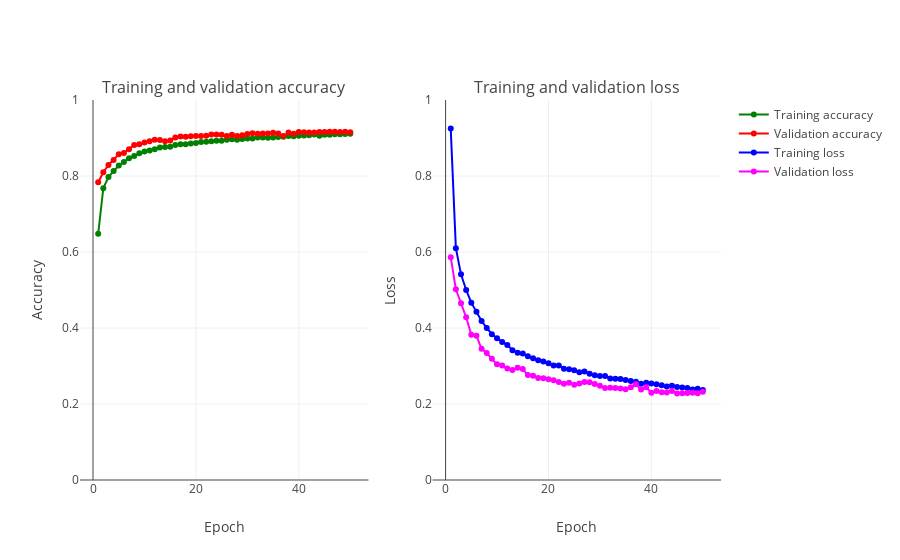

The notebook cell saved with this chart:
### Markdown cell above
## Model with added droupout evaluation

After adding the Dropout layers, the validation accuracy and validation loss are much better. Let's check now the prediction for the test set.

Let's re-evaluate the test prediction accuracy with the new model.

### Code cell
plot_accuracy_and_loss(train_model)

score = model.evaluate(X_test, y_test, verbose=0)
print('Test loss:', score[0])
print('Test accuracy:', score[1])

### Figure 1 — Plotly figure (JSON) as saved in the notebook; plotly's stock layout.template omitted (floating-point values rounded to 4 significant figures)
{"data": [{"marker": {"color": "Green"}, "mode": "markers+lines", "name": "Training accuracy", "text": ["1", "2", "3", "4", "5", "6", "7", "8", "9", "10", "11", "12", "13", "14", "15", "16", "17", "18", "19", "20", "21", "22", "23", "24", "25", "26", "27", "28", "29", "30", "31", "32", "33", "34", "35", "36", "37", "38", "39", "40", "41", "42", "43", "44", "45", "46", "47", "48", "49", "50"], "type": "scatter", "uid": "67a63fc2-4d7f-11ea-8c05-c7e91f75b6a7", "x": [1, 2, 3, 4, 5, 6, 7, 8, 9, 10, 11, 12, 13, 14, 15, 16, 17, 18, 19, 20, 21, 22, 23, 24, 25, 26, 27, 28, 29, 30, 31, 32, 33, 34, 35, 36, 37, 38, 39, 40, 41, 42, 43, 44, 45, 46, 47, 48, 49, 50], "xaxis": "x", "y": [0.6479, 0.768, 0.7974, 0.8134, 0.8273, 0.8369, 0.8469, 0.853, 0.8598, 0.8644, 0.8671, 0.8707, 0.8748, 0.8763, 0.8771, 0.8818, 0.8838, 0.8836, 0.8857, 0.8866, 0.8891, 0.8903, 0.8918, 0.8929, 0.8929, 0.8954, 0.8968, 0.8954, 0.8976, 0.899, 0.8985, 0.9015, 0.9013, 0.9005, 0.9013, 0.9029, 0.9034, 0.9056, 0.9047, 0.9062, 0.9064, 0.9071, 0.909, 0.9061, 0.9084, 0.9083, 0.9096, 0.9101, 0.9105, 0.9113], "yaxis": "y"}, {"marker": {"color": "Red"}, "mode": "markers+lines", "name": "Validation accuracy", "text": ["1", "2", "3", "4", "5", "6", "7", "8", "9", "10", "11", "12", "13", "14", "15", "16", "17", "18", "19", "20", "21", "22", "23", "24", "25", "26", "27", "28", "29", "30", "31", "32", "33", "34", "35", "36", "37", "38", "39", "40", "41", "42", "43", "44", "45", "46", "47", "48", "49", "50"], "type": "scatter", "uid": "67a73efe-4d7f-11ea-8c05-c7e91f75b6a7", "x": [1, 2, 3, 4, 5, 6, 7, 8, 9, 10, 11, 12, 13, 14, 15, 16, 17, 18, 19, 20, 21, 22, 23, 24, 25, 26, 27, 28, 29, 30, 31, 32, 33, 34, 35, 36, 37, 38, 39, 40, 41, 42, 43, 44, 45, 46, 47, 48, 49, 50], "xaxis": "x", "y": [0.7835, 0.8097, 0.829, 0.8423, 0.857, 0.8608, 0.8701, 0.8814, 0.8835, 0.8879, 0.8912, 0.8951, 0.8947, 0.8916, 0.8936, 0.9013, 0.9041, 0.9033, 0.9048, 0.9053, 0.9055, 0.906, 0.909, 0.909, 0.9083, 0.9052, 0.9088, 0.9054, 0.9074, 0.9107, 0.9127, 0.9112, 0.9117, 0.9119, 0.9138, 0.912, 0.9052, 0.9143, 0.9109, 0.916, 0.9154, 0.9142, 0.9147, 0.9156, 0.9161, 0.9166, 0.9168, 0.9157, 0.9165, 0.9152], "yaxis": "y"}, {"marker": {"color": "Blue"}, "mode": "markers+lines", "name": "Training loss", "text": ["1", "2", "3", "4", "5", "6", "7", "8", "9", "10", "11", "12", "13", "14", "15", "16", "17", "18", "19", "20", "21", "22", "23", "24", "25", "26", "27", "28", "29", "30", "31", "32", "33", "34", "35", "36", "37", "38", "39", "40", "41", "42", "43", "44", "45", "46", "47", "48", "49", "50"], "type": "scatter", "uid": "67a83200-4d7f-11ea-8c05-c7e91f75b6a7", "x": [1, 2, 3, 4, 5, 6, 7, 8, 9, 10, 11, 12, 13, 14, 15, 16, 17, 18, 19, 20, 21, 22, 23, 24, 25, 26, 27, 28, 29, 30, 31, 32, 33, 34, 35, 36, 37, 38, 39, 40, 41, 42, 43, 44, 45, 46, 47, 48, 49, 50], "xaxis": "x2", "y": [0.9253, 0.6102, 0.5411, 0.4999, 0.4666, 0.4425, 0.4184, 0.4003, 0.3837, 0.373, 0.3628, 0.3555, 0.3417, 0.3347, 0.3332, 0.3256, 0.3203, 0.3151, 0.3119, 0.307, 0.3013, 0.3014, 0.2931, 0.2915, 0.2888, 0.2837, 0.2857, 0.2797, 0.2758, 0.2735, 0.2739, 0.2668, 0.2664, 0.2659, 0.263, 0.2607, 0.2588, 0.2534, 0.2558, 0.2536, 0.2519, 0.2495, 0.2458, 0.2483, 0.2445, 0.2434, 0.2421, 0.2383, 0.2402, 0.2369], "yaxis": "y2"}, {"marker": {"color": "Magenta"}, "mode": "markers+lines", "name": "Validation loss", "text": ["1", "2", "3", "4", "5", "6", "7", "8", "9", "10", "11", "12", "13", "14", "15", "16", "17", "18", "19", "20", "21", "22", "23", "24", "25", "26", "27", "28", "29", "30", "31", "32", "33", "34", "35", "36", "37", "38", "39", "40", "41", "42", "43", "44", "45", "46", "47", "48", "49", "50"], "type": "scatter", "uid": "67a94a00-4d7f-11ea-8c05-c7e91f75b6a7", "x": [1, 2, 3, 4, 5, 6, 7, 8, 9, 10, 11, 12, 13, 14, 15, 16, 17, 18, 19, 20, 21, 22, 23, 24, 25, 26, 27, 28, 29, 30, 31, 32, 33, 34, 35, 36, 37, 38, 39, 40, 41, 42, 43, 44, 45, 46, 47, 48, 49, 50], "xaxis": "x2", "y": [0.5864, 0.5016, 0.4651, 0.4281, 0.3824, 0.3794, 0.3451, 0.3343, 0.3188, 0.3043, 0.3011, 0.2932, 0.2892, 0.2956, 0.292, 0.276, 0.2743, 0.2686, 0.2675, 0.265, 0.2627, 0.2578, 0.2534, 0.2559, 0.2503, 0.254, 0.2577, 0.2574, 0.2529, 0.248, 0.2418, 0.2428, 0.242, 0.2409, 0.2388, 0.2438, 0.2517, 0.2379, 0.2443, 0.2296, 0.2344, 0.231, 0.2306, 0.2341, 0.2279, 0.2282, 0.2289, 0.2295, 0.2281, 0.232], "yaxis": "y2"}], "layout": {"annotations": [{"font": {"size": 16}, "showarrow": false, "text": "Training and validation accuracy", "x": 0.225, "xanchor": "center", "xref": "paper", "y": 1.0, "yanchor": "bottom", "yref": "paper"}, {"font": {"size": 16}, "showarrow": false, "text": "Training and validation loss", "x": 0.775, "xanchor": "center", "xref": "paper", "y": 1.0, "yanchor": "bottom", "yref": "paper"}], "xaxis": {"anchor": "y", "domain": [0.0, 0.45], "title": "Epoch"}, "xaxis2": {"anchor": "y2", "domain": [0.55, 1.0], "title": "Epoch"}, "yaxis": {"anchor": "x", "domain": [0.0, 1.0], "range": [0, 1], "title": "Accuracy"}, "yaxis2": {"anchor": "x2", "domain": [0.0, 1.0], "range": [0, 1], "title": "Loss"}}}
